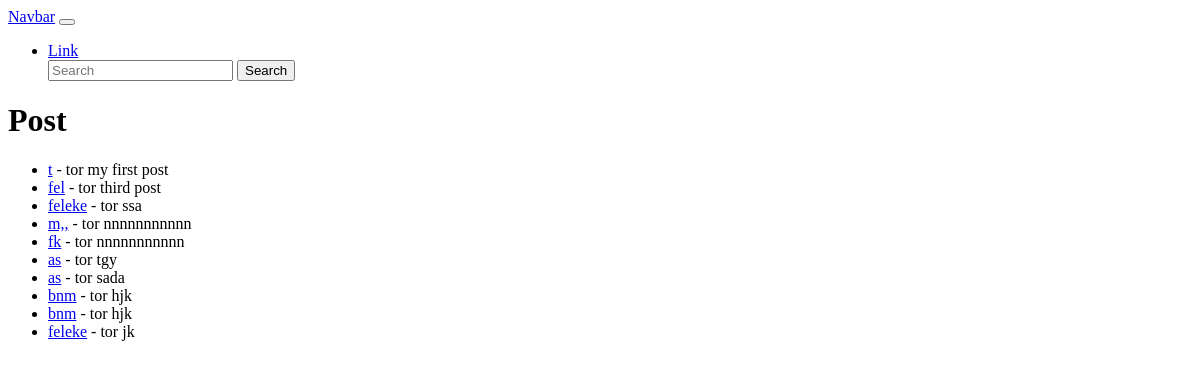
Before: / with the older database file.
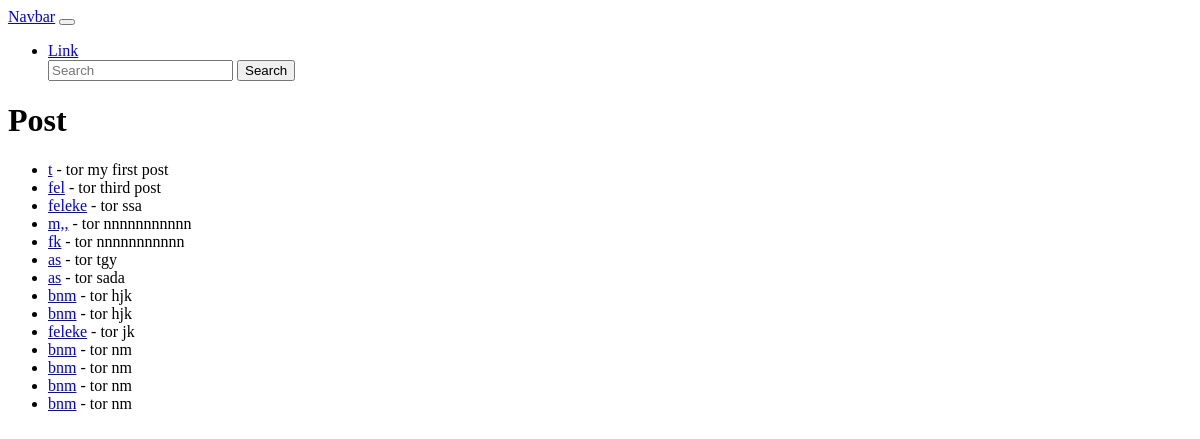
After: the same page with the newer database file.
### blogapp/models.py (models this page shows, shortened)
class Post(models.Model):
    title=models.CharField(max_length=300)
    title_tag=models.CharField(max_length=300,default="my cute blog")
    author=models.ForeignKey(User, on_delete=models.CASCADE)
    body=models.TextField()

### blogapp/views.py (the view)
# urls.py: path('',HomeView.as_view(),name='home'),
class HomeView(ListView):
    model=Post
    template_name='home.html'

### blogapp/templates/home.html
{% extends 'base.html' %}
{% block content %}
<h1>Post</h1>
<ul>
{% for post in object_list  %}
<li><a href="{% url 'article_detail_view' post.pk%}"> {{post.title}}</a> - {{post.author}}
    {{post.body}}
</li>
{% endfor %}
</ul>
{% endblock content %}

### blogapp/templates/base.html (shortened to what this page needs)
<nav class="navbar navbar-expand-lg bg-body-tertiary">
    <div class="container-fluid">
      <a class="navbar-brand" href="#">Navbar</a>
      <button class="navbar-toggler" type="button" data-bs-toggle="collapse" data-bs-target="#navbarSupportedContent" aria-controls="navbarSupportedContent" aria-expanded="false" aria-label="Toggle navigation">
      </button>
      <div class="collapse navbar-collapse" id="navbarSupportedContent">
        <ul class="navbar-nav me-auto mb-2 mb-lg-0">
          <li class="nav-item">
            <a class="nav-link" href="#">Link</a>
          </li>
        <form class="d-flex" role="search">
          <input class="form-control me-2" type="search" placeholder="Search" aria-label="Search">
          <button class="btn btn-outline-success" type="submit">Search</button>
        </form>
      </div>
    </div>
  </nav>
  {% block content %}{% endblock content %}

Changed rows visible on the page:
added Post: title "bnm", author "tor", body "nm"
added Post: title "bnm", author "tor", body "nm"
added Post: title "bnm", author "tor", body "nm"
added Post: title "bnm", author "tor", body "nm"
